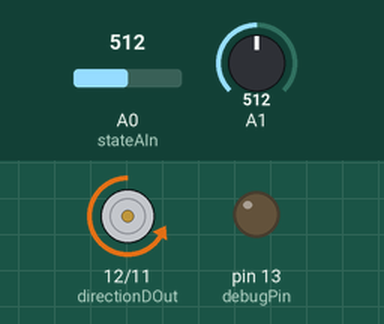
Recording of a sketch running on a simulated Arduino Uno, built with avr-gcc and run on an emulated ATmega328P. Shown: direction and speed pins drawn as motors (green arrow = direction pin HIGH = forward, orange = LOW = backward, longer = more drive), output pins drawn as LEDs (lit = HIGH). Inputs (shaded band) come from the test bench; at power-on: A0 (stateAIn) = 512, A1 = 512.

Above: at 2.8 s.
2.9 s: A0 (stateAIn) set to 373
At 3.3 s:
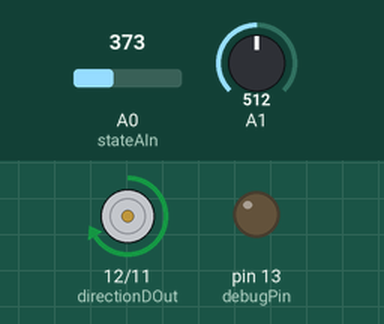
At 5.0 s:
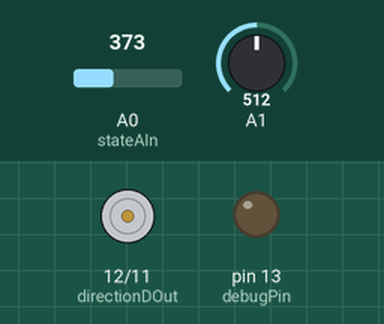
8.9 s: A0 (stateAIn) set to 393
Timing chart, 0 to 14.1 s (numbered marks = the images above; inputs shaded):
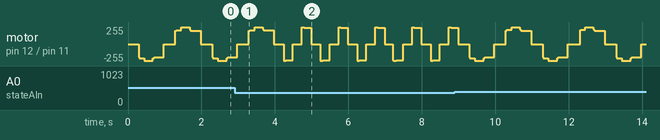

The sketch:

motorstyring.ino
```cpp
int const stateAIn = 0; //Analog Read pin for the stateswitch
int const potAIn = 1; //Analog Read pin for the potentiometer
int const directionDOut = 12; //Digital write pin for the motor direction
int const speedPwmOut = 11; //Digital PWM write pin for the speed of the motor
int const debugPin = 13;

int const slowCycle = 2000; //The duration of the slow cycle
int const fastCycle = 1000; //The duration of the fast cycle

double const waitCurve = -16000/1023; //The gradient for the wait curve. -16000/1023 = between 20 and 4 sek
double const maxWait = 20000; //The maximum wait in millis
unsigned long waitBegin; //The begin time of the wait in millis

void setup() {
  //Setting the pinmodes for the pins
  pinMode(13, OUTPUT);
  pinMode(12, OUTPUT);
  pinMode(11, OUTPUT);
}

void loop() {

  //A switch depending on the state of the state switch
  switch(getState()){
    case 1:
      //Does nothing since this means off
      break;
    case 2:
      //Run the wait funktion for the interval
      modeWait();
      break;
    case 3:
      //Run the slow movement funktion directly
      //this will make it so there is no wait in between
      slowMove();
      break;
    case 4:
      //Runs the fast movement funktion
      fastMove();
      break;
  }
}
/**
 * Returns the state of the state switch as a int between 1-4.
 * instead of between 1-1023.
 */
int getState(){
  int state = analogRead(stateAIn);
  if(state>884){
    return 1;
  }else if(state<=884&&state>628){
    return 2;
  }else if(state<=628&&state>383){
    return 3;
  }else if(state<=383){
    return 4;
  }else{
    //Should never happen, if it does something went very wrong.
    digitalWrite(debugPin, HIGH);
    return 1;
  }
}

/**
 * Sets the wait timer to the current time
 */
void beginWait(){
  waitBegin = millis();
}

/**
 * Checks if the current tima has exceeded the time to wait.
 * If that is true then is calls a slowMove() and beginWait()
 */
void modeWait(){
  if(millis()>waitCurve*analogRead(1)+maxWait+waitBegin){
    slowMove();
    beginWait();
  }
}

/**
 * Moves the wiper slowly up and back a single time
 */
void slowMove(){
  moveMotor(slowCycle);
}

/**
 * Moves the wiper fast up and back a single time
 */
void fastMove(){
  moveMotor(fastCycle);
}

/**
 * Here the movement it self is handled.
 * It's called by either slowMove or fastMove,
 * and the cycle time is the only difference.
 */
void moveMotor(int cycleTime){
  //Saves the times to get the passed time
  long stTime = millis();

  //We need to keep trak of if we have been high or low,
  //on the sinus curve
  bool hasBeenHigh = false;
  bool hasBeenLow = false;


  //While loob that runs as long as the wait time has not passed
  while(millis()-stTime<cycleTime){

    //updating varible of the time since the start time
    long timeSinceStart = millis()-stTime;


    //Calculating the sinus curve
    double rad = ((2*PI)/cycleTime)*timeSinceStart;
    double sinus = sin(rad);
    int mSpeed = 255*sinus;
    mSpeed = constrain(mSpeed, -255,255);

    //depending on the mSpeed do different things
    //if we are below 21 we run backwards by setting the relay to high
    if(mSpeed<-21){
      //We write the absolute of the speed to remove the -
      analogWrite(speedPwmOut, abs(mSpeed));
      //We set hasBeenLow to true so the change period handles corectly
      hasBeenLow=true;
    //If the speed is 0 or close to 0 change the direction of the relay.
    //The interval is determened by testing where the motor can't move
    }else if(mSpeed>-21&&mSpeed<21){
      //Stop the motor
      digitalWrite(speedPwmOut, LOW);
      //Determen where we are in the sinus curve and handle acordingly
      if(hasBeenLow){
        digitalWrite(directionDOut, LOW);
      }else if(hasBeenHigh){
        digitalWrite(directionDOut, HIGH);
      }else{
        digitalWrite(directionDOut, LOW);
      }
    }else{
      hasBeenHigh=true;
      analogWrite(speedPwmOut, mSpeed);
    }
  }
  //Make sure the motor is not running when we are done
  digitalWrite(speedPwmOut, LOW);
}
```
